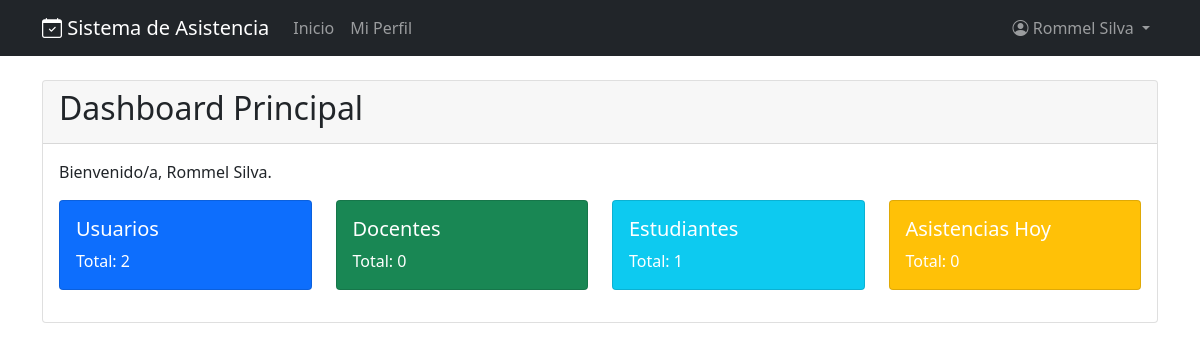
Before: / (signed in) with the older database file.
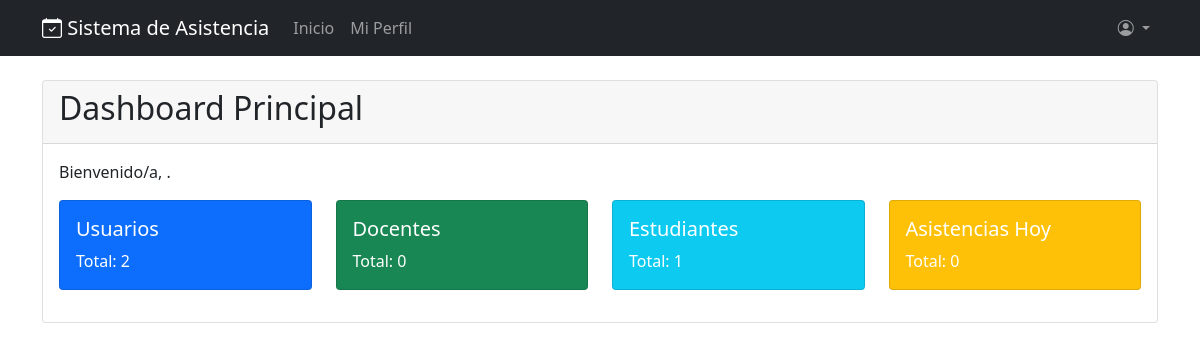
After: the same page with the newer database file.
### usuarios/models.py (models this page shows, shortened)
class Usuario(AbstractUser):
    TIPO_USUARIO = [
        ('admin', 'Administrador'),
        ('docente', 'Docente'),
        ('estudiante', 'Estudiante'),
    ]
    FACULTADES = [
        ('', '-- Seleccione Facultad --'),
        ('FIE', 'Facultad de Informática y Electrónica'),
        ('FADE', 'Facultad Administración de Empresas'),
        ('FCS', 'Facultad de Ciencias'),
        ('FCP', 'Facultad de Ciencias Pecuarias'),
        ('FME', 'Facultad de Mecánica'),
        ('FNR', 'Facultad de Recursos Naturales'),
        ('FSP', 'Facultad de Salud Pública'),
    ]
    tipo_usuario = models.CharField(max_length=10, choices=TIPO_USUARIO, default='estudiante')
    telefono = models.CharField(max_length=15, blank=True)
    foto = models.ImageField(upload_to='perfiles/', blank=True, null=True)
    is_first_login = models.BooleanField(default=True)
    qr_token = models.CharField(max_length=50, unique=True, blank=True)
    facultad = models.CharField(
        max_length=20,
        choices=FACULTADES,
        blank=True,
        null=True,
        verbose_name='Facultad'
    )

### core/views.py (the view)
# urls.py: path('', views.dashboard, name='dashboard'),
@login_required
def dashboard(request):
    from django.db.models import Count, Q
    from datetime import datetime, timedelta
    hoy = datetime.now().date()
    if request.user.tipo_usuario == 'admin':
        total_usuarios = Usuario.objects.count()
        total_docentes = Usuario.objects.filter(tipo_usuario='docente').count()
        total_estudiantes = Usuario.objects.filter(tipo_usuario='estudiante').count()
        asistencias_hoy = Asistencia.objects.filter(fecha=hoy)
        presentes_hoy = asistencias_hoy.count()
        context = {
            'total_usuarios': total_usuarios,
            'total_docentes': total_docentes,
            'total_estudiantes': total_estudiantes,
            'presentes_hoy': presentes_hoy,
        }
    else:
        asistencias = Asistencia.objects.filter(usuario=request.user).order_by('-fecha')[:10]
        context = {
            'asistencias': asistencias,
        }
    return render(request, 'core/dashboard.html', context)

### templates/core/dashboard.html (shortened to what this page needs)
{% extends 'base.html' %}
{% block content %}
<div class="row">
    <div class="col-md-12">
        <div class="card">
            <div class="card-header">
                <h2>Dashboard Principal</h2>
            </div>
            <div class="card-body">
                <p>Bienvenido/a, {{ user.get_full_name }}.</p>
                {% if user.tipo_usuario == 'admin' %}
                <div class="row">
                    <div class="col-md-3">
                        <div class="card text-white bg-primary mb-3">
                            <div class="card-body">
                                <h5 class="card-title">Usuarios</h5>
                                <p class="card-text">Total: {{ total_usuarios }}</p>
                            </div>
                        </div>
                    </div>
                    <div class="col-md-3">
                        <div class="card text-white bg-success mb-3">
                            <div class="card-body">
                                <h5 class="card-title">Docentes</h5>
                                <p class="card-text">Total: {{ total_docentes }}</p>
                            </div>
                        </div>
                    </div>
                    <div class="col-md-3">
                        <div class="card text-white bg-info mb-3">
                            <div class="card-body">
                                <h5 class="card-title">Estudiantes</h5>
                                <p class="card-text">Total: {{ total_estudiantes }}</p>
                            </div>
                        </div>
                    </div>
                    <div class="col-md-3">
                        <div class="card text-white bg-warning mb-3">
                            <div class="card-body">
                                <h5 class="card-title">Asistencias Hoy</h5>
                                <p class="card-text">Total: {{ presentes_hoy }}</p>
                            </div>
                        </div>
                    </div>
                </div>
                {% endif %}
            </div>
        </div>
    </div>
</div>
{% endblock %}

### templates/base.html (shortened to what this page needs)
<!DOCTYPE html>
<html lang="es">
<head>
    <link href="https://cdn.jsdelivr.net/npm/bootstrap@5.1.3/dist/css/bootstrap.min.css" rel="stylesheet">
    <link rel="stylesheet" href="https://cdn.jsdelivr.net/npm/bootstrap-icons@1.8.1/font/bootstrap-icons.css">
</head>
<body>
    <nav class="navbar navbar-expand-lg navbar-dark bg-dark">
        <div class="container">
            <a class="navbar-brand" href="{% url 'dashboard' %}">
                <i class="bi bi-calendar-check"></i> Sistema de Asistencia
            </a>
            <div class="collapse navbar-collapse" id="navbarNav">
                <ul class="navbar-nav me-auto">
                    {% if user.is_authenticated %}
                    <li class="nav-item">
                        <a class="nav-link" href="{% url 'dashboard' %}">Inicio</a>
                    </li>
                    <li class="nav-item">
                        <a class="nav-link" href="{% url 'perfil' %}">Mi Perfil</a>
                    </li>
                    {% endif %}
                </ul>
                <ul class="navbar-nav">
                    {% if user.is_authenticated %}
                    <li class="nav-item dropdown">
                        <a class="nav-link dropdown-toggle" href="#" id="navbarDropdown" role="button" data-bs-toggle="dropdown">
                            <i class="bi bi-person-circle"></i> {{ user.get_full_name }}
                        </a>
                    </li>
                    {% else %}
                    <li class="nav-item">
                        <a class="nav-link" href="{% url 'login' %}">Iniciar Sesión</a>
                    </li>
                    {% endif %}
                </ul>
            </div>
        </div>
    </nav>
    <main class="container my-4">
        {% block content %}
        {% endblock %}
    </main>
</body>
</html>

Changed rows visible on the page:
no longer on this page (row edited): Usuario: get_full_name "Rommel Silva"
